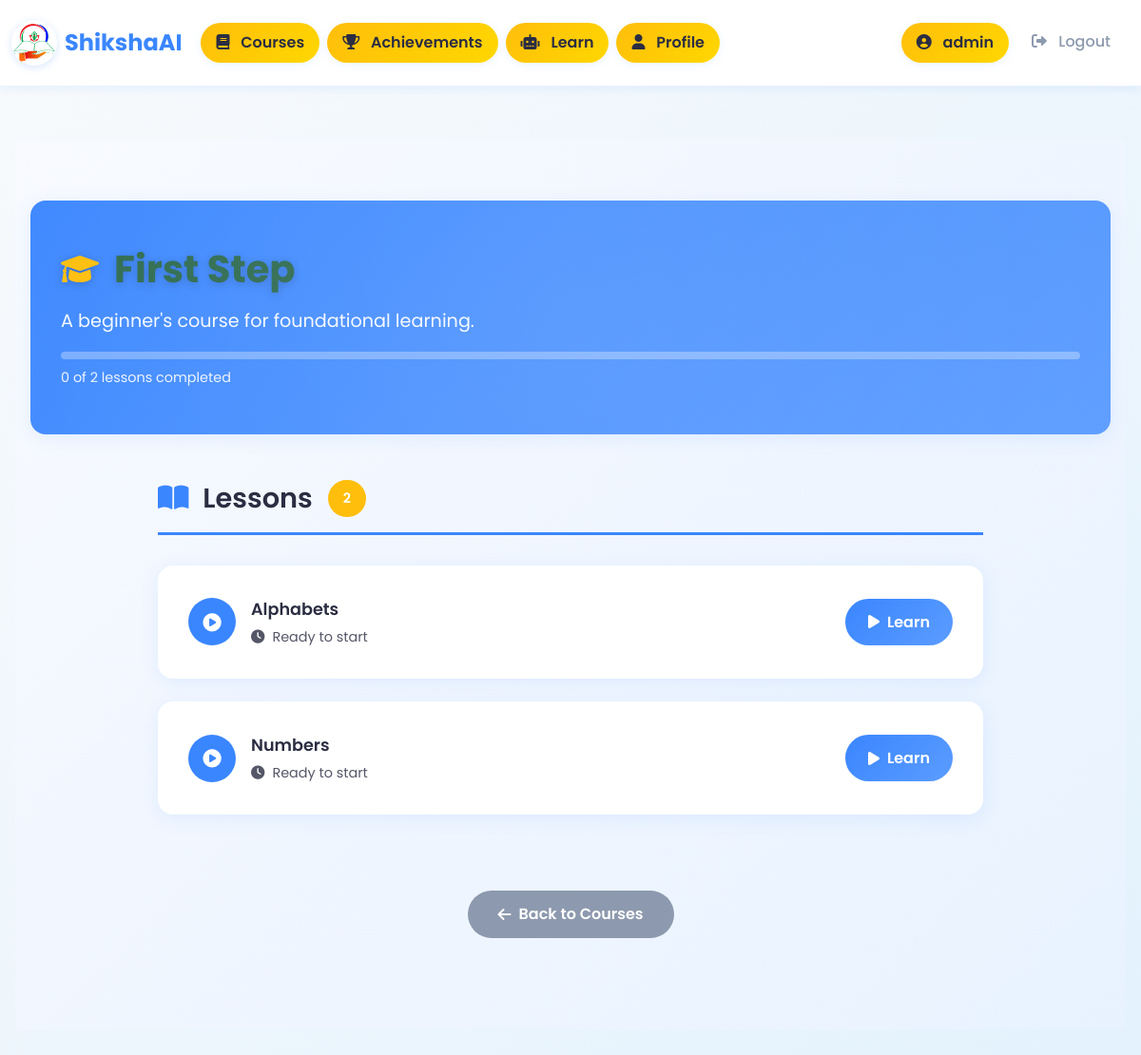
Screenshot of /courses/7/ (signed in) with the database file from the repository.
### app/models.py (models this page shows, shortened)
class Course(models.Model):
    name = models.CharField(max_length=200)
    description = models.TextField()
    order = models.PositiveIntegerField(default=0)
    language = models.CharField(max_length=10, choices=[('en', 'English'), ('hi', 'Hindi'), ('gu', 'Gujarati')])
    class Meta:
        ordering = ['order']

class Lesson(models.Model):
    course = models.ForeignKey(Course, on_delete=models.CASCADE, related_name='lessons')
    title = models.CharField(max_length=200)
    content = models.TextField()
    order = models.PositiveIntegerField(default=0)
    class Meta:
        ordering = ['order']

### app/views.py (the view)
# urls.py: path('courses/<int:course_id>/', views.course_detail, name='course_detail'),
@login_required
def course_detail(request, course_id):
    lang = request.session.get('language', 'en')
    translation.activate(lang)
    course = get_object_or_404(Course, id=course_id)
    lessons = course.lessons.all()
    user = request.user if request.user.is_authenticated else None
    completed_ids = set(UserProgress.objects.filter(user=user, lesson__course=course, completed=True).values_list('lesson_id', flat=True))
    return render(request, 'course_detail.html', {
        'course': course,
        'lessons': lessons,
        'completed_ids': completed_ids,
        'language': lang,
        'languages': LANGUAGES,
    })

### app/templates/course_detail.html (shortened to what this page needs)
{% extends 'base.html' %}
{% block content %}
<div class="course-container">
    <div class="container">
        <div class="course-header">
            <h1 class="course-title">
                <i class="fas fa-graduation-cap"></i>
                {{ course.name }}
            </h1>
            <p class="course-description">{{ course.description }}</p>
            <div class="progress-bar">
            </div>
            <div class="progress-text">
                {% if lessons %}
                    {% if language == 'hi' %}
                        {{ completed_ids|length }} में से {{ lessons|length }} पाठ पूरे हुए
                    {% elif language == 'gu' %}
                        {{ lessons|length }} માંથી {{ completed_ids|length }} પાઠ પૂર્ણ થયા
                    {% else %}
                        {{ completed_ids|length }} of {{ lessons|length }} lessons completed
                    {% endif %}
                {% else %}
                    {% if language == 'hi' %}कोई पाठ उपलब्ध नहीं{% elif language == 'gu' %}કોઈ પાઠ ઉપલબ્ધ નથી{% else %}No lessons available{% endif %}
                {% endif %}
            </div>
        </div>
        <div class="lessons-section">
            <div class="lessons-header">
                <h2 class="lessons-title">
                    <i class="fas fa-book-open" style="color: var(--primary-color); margin-right: 0.5rem;"></i>
                    {% if language == 'hi' %}पाठ{% elif language == 'gu' %}પાઠો{% else %}Lessons{% endif %}
                </h2>
                {% if lessons %}
                <div class="lessons-count">{{ lessons|length }}</div>
                {% endif %}
            </div>
            <div class="lessons-grid">
                {% for lesson in lessons %}
                <div class="lesson-card {% if lesson.id in completed_ids %}completed{% endif %}">
                    <div class="lesson-content">
                        <div class="lesson-info">
                            <div class="lesson-icon">
                                {% if lesson.id in completed_ids %}
                                    <i class="fas fa-check-circle"></i>
                                {% else %}
                                    <i class="fas fa-play-circle"></i>
                                {% endif %}
                            </div>
                            <div class="lesson-text">
                                <div class="lesson-title">{{ lesson.title }}</div>
                                <div class="lesson-status">
                                    {% if lesson.id in completed_ids %}
                                        <i class="fas fa-medal"></i>
                                        {% if language == 'hi' %}पूरा हुआ{% elif language == 'gu' %}પૂર્ણ થયું{% else %}Completed{% endif %}
                                    {% else %}
                                        <i class="fas fa-clock"></i>
                                        {% if language == 'hi' %}शुरू करें{% elif language == 'gu' %}શરૂ કરો{% else %}Ready to start{% endif %}
                                    {% endif %}
                                </div>
                            </div>
                        </div>
                        <div class="lesson-action">
                            {% if lesson.id in completed_ids %}
                                <button class="btn-completed" disabled>
                                    <i class="fas fa-check"></i>
                                    {% if language == 'hi' %}पूरा हुआ{% elif language == 'gu' %}પૂર્ણ થયું{% else %}Completed{% endif %}
                                </button>
                            {% else %}
                                <a href="{% url 'lesson_detail' lesson.id %}" class="btn-learn">
                                    <i class="fas fa-play"></i>
                                    {% if language == 'hi' %}सीखें{% elif language == 'gu' %}શીખો{% else %}Learn{% endif %}
                                </a>
                            {% endif %}
                        </div>
                    </div>
                </div>
                {% endfor %}
            </div>
        </div>
        <div class="back-section">
            <a href="{% url 'courses' %}" class="btn-back">
                <i class="fas fa-arrow-left"></i>
                {% if language == 'hi' %}वापस जाएं{% elif language == 'gu' %}પાછા જાઓ{% else %}Back to Courses{% endif %}
            </a>
        </div>
    </div>
</div>
{% endblock %}

### app/templates/base.html (shortened to what this page needs)
{% load static %}
<!DOCTYPE html>
<html lang="{{ language|default:'en' }}">
<head>
    <link href="https://cdn.jsdelivr.net/npm/bootstrap@5.3.0/dist/css/bootstrap.min.css" rel="stylesheet">
    <link href="https://cdnjs.cloudflare.com/ajax/libs/font-awesome/6.0.0/css/all.min.css" rel="stylesheet">
    <link rel="stylesheet" href="{% static 'styles.css' %}">
</head>
<body>
    <nav class="navbar navbar-expand-lg navbar-light bg-light mb-4">
        <div class="container-fluid">
            <a class="navbar-brand fw-bold d-flex align-items-center" href="/dashboard/">
                <img src="{% static 'logo.png' %}" alt="ShikshaAI Logo" width="48" height="48" class="me-2">
                <span>
                    {% if language == 'hi' %}शिक्षाAI{% elif language == 'gu' %}શિક્ષાAI{% else %}ShikshaAI{% endif %}
                </span>
            </a>
            <div class="collapse navbar-collapse" id="navbarNav">
                <ul class="navbar-nav me-auto mb-2 mb-lg-0">
                    <li class="nav-item">
                        <a class="nav-link" href="/courses/">
                            <i class="fas fa-book"></i>
                            {% if language == 'hi' %}कोर्सेस{% elif language == 'gu' %}કોર્સિસ{% else %}Courses{% endif %}
                        </a>
                    </li>
                    <li class="nav-item">
                        <a class="nav-link" href="/achievements/">
                            <i class="fas fa-trophy"></i>
                            {% if language == 'hi' %}उपलब्धियां{% elif language == 'gu' %}સાધનાઓ{% else %}Achievements{% endif %}
                        </a>
                    </li>
                    <li class="nav-item">
                        <a class="nav-link" href="/learn/">
                            <i class="fas fa-robot"></i>
                            {% if language == 'hi' %}सीखें{% elif language == 'gu' %}શીખો{% else %}Learn{% endif %}
                        </a>
                    </li>
                    {% if user.is_authenticated %}
                    <li class="nav-item">
                        <a class="nav-link" href="/profile/">
                            <i class="fas fa-user"></i>
                            {% if language == 'hi' %}प्रोफ़ाइल{% elif language == 'gu' %}પ્રોફાઇલ{% else %}Profile{% endif %}
                        </a>
                    </li>
                    {% endif %}
                </ul>
                <ul class="navbar-nav mb-2 mb-lg-0">
                    {% if user.is_authenticated %}
                        <li class="nav-item">
                            <span class="nav-link">
                                <i class="fas fa-user-circle"></i>
                                {{ user.username }}
                            </span>
                        </li>
                        <li class="nav-item">
                            <form method="post" action="/logout/" style="display:inline;">
                                <button type="submit" class="nav-link btn btn-link" style="display:inline; padding:0; border:none; background:none;">
                                    <i class="fas fa-sign-out-alt"></i>
                                    {% if language == 'hi' %}लॉगआउट{% elif language == 'gu' %}લૉગઆઉટ{% else %}Logout{% endif %}
                                </button>
                            </form>
                        </li>
                    {% endif %}
                </ul>
            </div>
        </div>
    </nav>
    <div class="container">
        {% block content %}{% endblock %}
    </div>
</body>
</html>

### static/styles.css (style rules this page uses)
body { background: #f8f9fa; font-family: 'Segoe UI', 'Arial', sans-serif; }
h1, h2, h4 { color: #2d6a4f; font-weight: bold; }

### app/templates/base.html (style rules this page uses)
:root { --primary-color: #3A86FF; --accent-color: #FFBE0B; --text-dark: #2C3E50; --text-light: #7F8C8D; --bg-light: #F8FAFC; --bg-white: #FFFFFF; --shadow-light: 0 2px 10px rgba(58, 134, 255, 0.1); --shadow-medium: 0 4px 20px rgba(58, 134, 255, 0.15); --border-radius: 12px; --transition: all 0.3s ease; }
* { margin: 0; padding: 0; box-sizing: border-box; }
body { font-family: 'Poppins', sans-serif; background: linear-gradient(135deg, #F8FAFC 0%, #E3F2FD 100%); color: var(--text-dark); line-height: 1.6; min-height: 100vh; }
.navbar { background: var(--bg-white) !important; box-shadow: var(--shadow-light); border-bottom: 1px solid rgba(58, 134, 255, 0.1); padding: 1rem 0; backdrop-filter: blur(10px); }
.navbar-brand { font-weight: 700 !important; font-size: 1.5rem; color: var(--primary-color) !important; transition: var(--transition); }
.navbar-brand img { border-radius: 50%; transition: var(--transition); box-shadow: 0 2px 8px rgba(58, 134, 255, 0.2); }
.nav-link { font-weight: 500; color: var(--text-dark) !important; padding: 0.5rem 1rem !important; border-radius: var(--border-radius); transition: var(--transition); position: relative; margin: 0 0.25rem; }
.navbar-nav .nav-link:first-child { background: linear-gradient(135deg, var(--accent-color), #FFD700); color: var(--text-dark) !important; border-radius: 25px; padding: 0.5rem 1rem !important; font-weight: 600; box-shadow: var(--shadow-light); }
.btn-link { color: var(--text-light) !important; text-decoration: none; font-weight: 500; transition: var(--transition); border-radius: var(--border-radius); padding: 0.5rem 1rem; }
.container { max-width: 1200px; margin: 0 auto; padding: 2rem 1rem; }
.container { animation: fadeInUp 0.6s ease; }
.nav-link i { margin-right: 0.5rem; transition: var(--transition); }

### rows the page displays
Course: name "First Step", description "A beginner's course for foundational learning."
Lesson: title "Alphabets", shows "Ready to start", shows "Learn"
Lesson: title "Numbers", shows "Ready to start", shows "Learn"

### other values shown
{{ user.username }} "admin"
{{ completed_ids|length }} "0"
{{ lessons|length }} "2"
